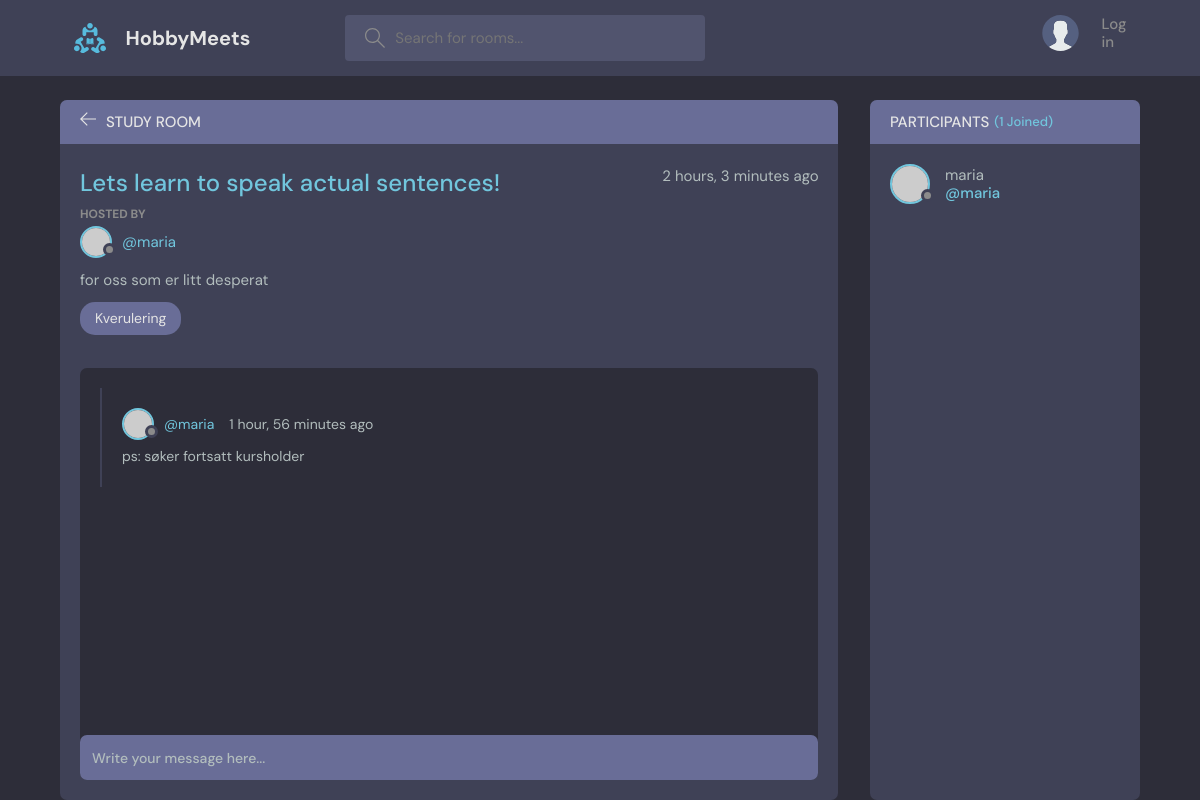
/room/1, run on the app's committed database.
### base/models.py (models this page shows, shortened)
class Room(models.Model):
    host = models.ForeignKey(User, on_delete=models.SET_NULL, null=True)
    topic = models.ForeignKey(Topic, on_delete=models.SET_NULL, null=True) #ForeignKey establishes a parent-child relationship with Topic. Need to allow null=True in the db bc of SET_NULL
    name = models.CharField(max_length=200)
    description = models.TextField(null=True, blank=True) # null=True doesn't actually do much as explained here: https://stackoverflow.com/questions/8609192/what-is-the-difference-between-null-true-and-blank-true-in-django
    participants = models.ManyToManyField(User, related_name='participants', blank=True) #more about related_name on Notion/Stackoverflow. Blank=true means you can submit a form without filling everying out
    updated = models.DateTimeField(auto_now=True) #auto_now takes a snapshot everytime the instance is saved _ Eg. when the room was last updated
    created = models.DateTimeField(auto_now_add=True) #only takes a timestamp when the instance is created - Eg. when the room was created
    class Meta:
        ordering = ['-updated', '-created'] #the dash means descending order, eg. newest updated / created will be first

class User(AbstractUser):
    name = models.CharField(max_length=200, null=True)
    email = models.EmailField(unique=True, null=True)
    bio = models.TextField(null=True)
    avatar = models.ImageField(null=True, default="avatar.svg")
    USERNAME_FIELD = 'email' # override orig. User and set email as login info
    REQUIRED_FIELDS = []

class Topic(models.Model):
    name = models.CharField(max_length=200)
    def __str__(self):
        return self.name

class Message(models.Model):
    user = models.ForeignKey(User, on_delete=models.CASCADE) #the user that is posting the message. User class is imported (django.contrib.auth.models)
    room = models.ForeignKey(Room, on_delete=models.CASCADE) #ForeignKey establishes a parent-child relationship with Room, and CASCADE means that when a Room object is deleted, all its children are deleted as well
    body = models.TextField() #leave empty to force users to write message
    updated = models.DateTimeField(auto_now=True) #auto_now takes a snapshot everytime the instance is saved _ Eg. when the room was last updated
    created = models.DateTimeField(auto_now_add=True) #only takes a timestamp when the instance is created - Eg. when the room was created
    class Meta:
        ordering = ['-updated', '-created'] #the dash means descending order, eg. newest updated / created will be first

### base/views.py (the view, shortened to what this page needs)
# urls.py: path('room/<str:pk>', views.room, name ="room"), #c <> is used to make whatever you pass in dynamic (in our case a string), and pk stands for primary key
def room(request, pk):
    room = Room.objects.get(id=pk) #the get function looks in the Room model(db) for an id that matches pk. Each model object in Django gets an id autmatically assigned.
    room_messages = room.message_set.all() #since Message model has Room as FK, you can access the Message objects from the related Room through message_set.
    participants = room.participants.all() #can use participants.all() bc participants has been specified as a related_name in models.
    context = {'room' : room, 'room_messages': room_messages, 'participants': participants}
    return render(request, 'base/room.html', context)

### base/templates/base/room.html (shortened to what this page needs)
{% extends 'main.html' %}
{% block content %}
    <main class="profile-page layout layout--2">
      <div class="container">
        <div class="room">
          <div class="room__top">
            <div class="room__topLeft">
              <a href="{% url 'home' %}">
                <svg version="1.1" xmlns="http://www.w3.org/2000/svg" width="32" height="32" viewBox="0 0 32 32">
                  <title>arrow-left</title>
                  <path
                    d="M13.723 2.286l-13.723 13.714 13.719 13.714 1.616-1.611-10.96-10.96h27.625v-2.286h-27.625l10.965-10.965-1.616-1.607z"
                  ></path>
                </svg>
              </a>
              <h3>Study Room</h3>
            </div>
          </div>
          <div class="room__box scroll">
            <div class="room__header scroll">
              <div class="room__info">
                <h3>{{room.name}}</h3>
                <span>{{room.created|timesince}} ago</span>
              </div>
              <div class="room__hosted">
                <p>Hosted By</p>
                <a href="{% url 'user-profile' room.host.id %}" class="room__author">
                  <div class="avatar avatar--small">
                    <img src="https://randomuser.me/api/portraits/men/37.jpg" />
                  </div>
                  <span>@{{room.host.username}}</span>
                </a>
              </div>
              <div class="room__details">
                {{room.description}}
              </div>
              <span class="room__topics">{{room.topic}}</span>
            </div>
            <div class="room__conversation">
              <div class="threads scroll">
                {% for message in room_messages%}
                <div class="thread">
                  <div class="thread__top">
                    <div class="thread__author">
                      <a href="{% url 'user-profile' message.user.id %}" class="thread__authorInfo">
                        <div class="avatar avatar--small">
                          <img src="https://randomuser.me/api/portraits/men/37.jpg" />
                        </div>
                        <span>@{{message.user.username}}</span>
                      </a>
                      <span class="thread__date">{{message.created|timesince}} ago</span>
                    </div>
                  </div>
                  <div class="thread__details">
                    {{message.body}}
                  </div>
                </div>
                {% endfor %}
              </div>
            </div>
          </div>
          <div class="room__message">
            <form method="POST">
              <input name="body" placeholder="Write your message here..." /></form>
          </div>
        </div>
        <div class="participants">
          <h3 class="participants__top">Participants <span>({{participants.count}} Joined)</span></h3>
          <div class="participants__list scroll">
            {% for user in participants %}
            <a href="{% url 'user-profile' user.id %}" class="participant">
              <div class="avatar avatar--medium">
                <img src="https://randomuser.me/api/portraits/men/37.jpg" />
              </div>
              <p>
                {{user.username}}
                <span>@{{user.username}}</span>
              </p>
            </a>
            {% endfor %}
          </div>
        </div>
      </div>
    </main>
    {% endblock %}

### data on the page
Room: name "Lets learn to speak actual sentences!", created "2 hours, 3 minutes", host.username "maria", description "for oss som er litt desperat", topic "Kverulering"
Message: user.username "maria", created "1 hour, 56 minutes", body "ps: søker fortsatt kursholder"
User: username "maria"

### other printed values
{{ participants.count }} "1"
